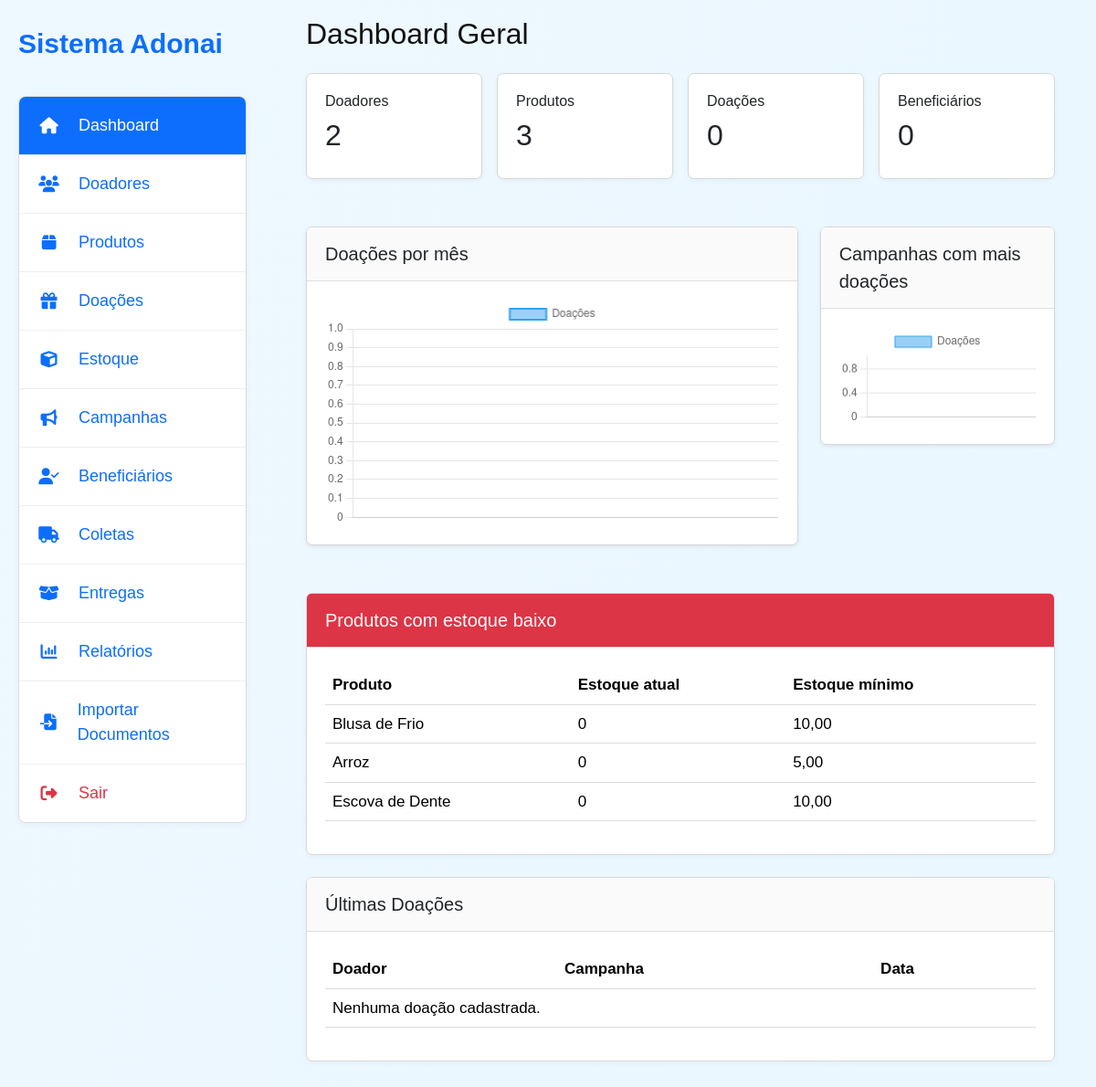
The app's page / (signed in) with its own data.
### gestao/models.py (models this page shows, shortened)
class Produto(models.Model):
    UNIDADES = [
        ("UN", "Unidade"),
        ("KG", "Quilo"),
        ("L", "Litro"),
        ("CX", "Caixa"),
        ("PCT", "Pacote"),
    ]
    nome = models.CharField(max_length=200)
    categoria = models.ForeignKey(CategoriaProduto, on_delete=models.PROTECT)
    unidade = models.CharField(max_length=10, choices=UNIDADES)
    estoque_minimo = models.DecimalField(max_digits=10, decimal_places=2, default=0)
    ativo = models.BooleanField(default=True)
    def estoque_atual(self):
        entradas = self.movimentacoes.filter(tipo="ENTRADA").aggregate(
            total=models.Sum("quantidade")
        )["total"] or 0
        saidas = self.movimentacoes.filter(tipo="SAIDA").aggregate(
            total=models.Sum("quantidade")
        )["total"] or 0
        return entradas - saidas

### gestao/views.py (the view)
# urls.py: path("", views.dashboard, name="dashboard"),
@login_required
def dashboard(request):
    doacoes_por_mes = (
        Doacao.objects
        .annotate(mes=TruncMonth("data_recebimento"))
        .values("mes")
        .annotate(total=Count("id"))
        .order_by("mes")
    )
    campanhas = (
        Campanha.objects
        .annotate(total_doacoes=Count("doacao"))
        .order_by("-total_doacoes")[:5]
    )
    produtos_estoque = Produto.objects.all()
    produtos_baixo_estoque = [
        produto for produto in produtos_estoque
        if produto.estoque_atual() <= produto.estoque_minimo
    ]
    context = {
        "total_doadores": Doador.objects.count(),
        "total_produtos": Produto.objects.count(),
        "total_doacoes": Doacao.objects.count(),
        "total_campanhas": Campanha.objects.filter(ativa=True).count(),
        "total_beneficiarios": Beneficiario.objects.count(),
        "produtos_baixo_estoque": produtos_baixo_estoque,
        "ultimas_doacoes": Doacao.objects.order_by("-criado_em")[:5],
        "grafico_meses": json.dumps([
            item["mes"].strftime("%m/%Y") for item in doacoes_por_mes
        ]),
        "grafico_doacoes": json.dumps([
            item["total"] for item in doacoes_por_mes
        ]),
        "grafico_campanhas_labels": json.dumps([
            item.nome for item in campanhas
        ]),
        "grafico_campanhas_valores": json.dumps([
            item.total_doacoes for item in campanhas
        ]),
    }
    return render(request, "gestao/dashboard.html", context)

### templates/gestao/dashboard.html (shortened to what this page needs)
{% extends 'base.html' %}
{% block content %}
<h2 class="mb-4">Dashboard Geral</h2>
<div class="row g-3 mb-4">
    <div class="col-md-3">
        <div class="card card-info">
            <div class="card-body">
                <h6>Doadores</h6>
                <h2>{{ total_doadores }}</h2>
            </div>
        </div>
    </div>
    <div class="col-md-3">
        <div class="card card-info">
            <div class="card-body">
                <h6>Produtos</h6>
                <h2>{{ total_produtos }}</h2>
            </div>
        </div>
    </div>
    <div class="col-md-3">
        <div class="card card-info">
            <div class="card-body">
                <h6>Doações</h6>
                <h2>{{ total_doacoes }}</h2>
            </div>
        </div>
    </div>
    <div class="col-md-3">
        <div class="card card-info">
            <div class="card-body">
                <h6>Beneficiários</h6>
                <h2>{{ total_beneficiarios }}</h2>
            </div>
        </div>
    </div>
</div>
<div class="row g-4 mb-4">
    <div class="col-md-8">
        <div class="card shadow-sm">
            <div class="card-header">Doações por mês</div>
            <div class="card-body">
                <canvas id="graficoDoacoes"></canvas>
            </div>
        </div>
    </div>
    <div class="col-md-4">
        <div class="card shadow-sm">
            <div class="card-header">Campanhas com mais doações</div>
            <div class="card-body">
                <canvas id="graficoCampanhas"></canvas>
            </div>
        </div>
    </div>
</div>
<div class="card mb-4">
    <div class="card-header bg-danger text-white">
        Produtos com estoque baixo
    </div>
    <div class="card-body">
        <table class="table table-hover">
            <thead>
                <tr>
                    <th>Produto</th>
                    <th>Estoque atual</th>
                    <th>Estoque mínimo</th>
                </tr>
            </thead>
            <tbody>
                {% for produto in produtos_baixo_estoque %}
                <tr>
                    <td>{{ produto.nome }}</td>
                    <td>{{ produto.estoque_atual }}</td>
                    <td>{{ produto.estoque_minimo }}</td>
                </tr>
                {% empty %}
                <tr>
                    <td colspan="3">Nenhum produto com estoque baixo.</td>
                </tr>
                {% endfor %}
            </tbody>
        </table>
    </div>
</div>
<div class="card">
    <div class="card-header">
        Últimas Doações
    </div>
    <div class="card-body">
        <table class="table table-hover">
            <thead>
                <tr>
                    <th>Doador</th>
                    <th>Campanha</th>
                    <th>Data</th>
                </tr>
            </thead>
            <tbody>
                {% for doacao in ultimas_doacoes %}
                <tr>
                    <td>{{ doacao.doador.nome }}</td>
                    <td>{{ doacao.campanha|default:"Sem campanha" }}</td>
                    <td>{{ doacao.data_recebimento }}</td>
                </tr>
                {% empty %}
                <tr>
                    <td colspan="3">Nenhuma doação cadastrada.</td>
                </tr>
                {% endfor %}
            </tbody>
        </table>
    </div>
</div>
<script>
    const meses = JSON.parse('{{ grafico_meses|escapejs }}');
    const doacoes = JSON.parse('{{ grafico_doacoes|escapejs }}');
    new Chart(document.getElementById('graficoDoacoes'), {
        type: 'line',
        data: {
            labels: meses,
            datasets: [{
                label: 'Doações',
                data: doacoes,
                borderWidth: 2,
                tension: 0.3
            }]
        }
    });
    const campanhasLabels = JSON.parse('{{ grafico_campanhas_labels|escapejs }}');
    const campanhasValores = JSON.parse('{{ grafico_campanhas_valores|escapejs }}');
    new Chart(document.getElementById('graficoCampanhas'), {
        type: 'bar',
        data: {
            labels: campanhasLabels,
            datasets: [{
                label: 'Doações',
                data: campanhasValores,
                borderWidth: 1
            }]
        }
    });
</script>
{% endblock %}

### static/css/style.css (style rules this page uses)
* { box-sizing: border-box; }
body { margin: 0; font-family: Arial, sans-serif; background: linear-gradient(120deg, #eef8ff, #eaf7ff); color: #111; }
.card { background: white; border: 1px solid #d8d8d8; border-radius: 7px; margin-bottom: 28px; box-shadow: 0 2px 6px rgba(0, 0, 0, 0.04); }
.card-header { background: #fafafa; border-bottom: 1px solid #ddd; padding: 14px 20px; font-size: 20px; font-weight: 400; }
.card-body { padding: 20px; }
table { width: 100%; border-collapse: collapse; background: white; }
th, td { padding: 15px 10px; text-align: left; border-bottom: 1px solid #ddd; font-size: 17px; }
th { font-weight: 700; }

### records on screen
Produto: nome "Blusa de Frio", estoque_atual "0", estoque_minimo "10,00"
Produto: nome "Arroz", estoque_atual "0", estoque_minimo "5,00"
Produto: nome "Escova de Dente", estoque_atual "0", estoque_minimo "10,00"

### other values on screen
{{ total_doadores }} "2"
{{ total_produtos }} "3"
{{ total_doacoes }} "0"
{{ total_beneficiarios }} "0"
